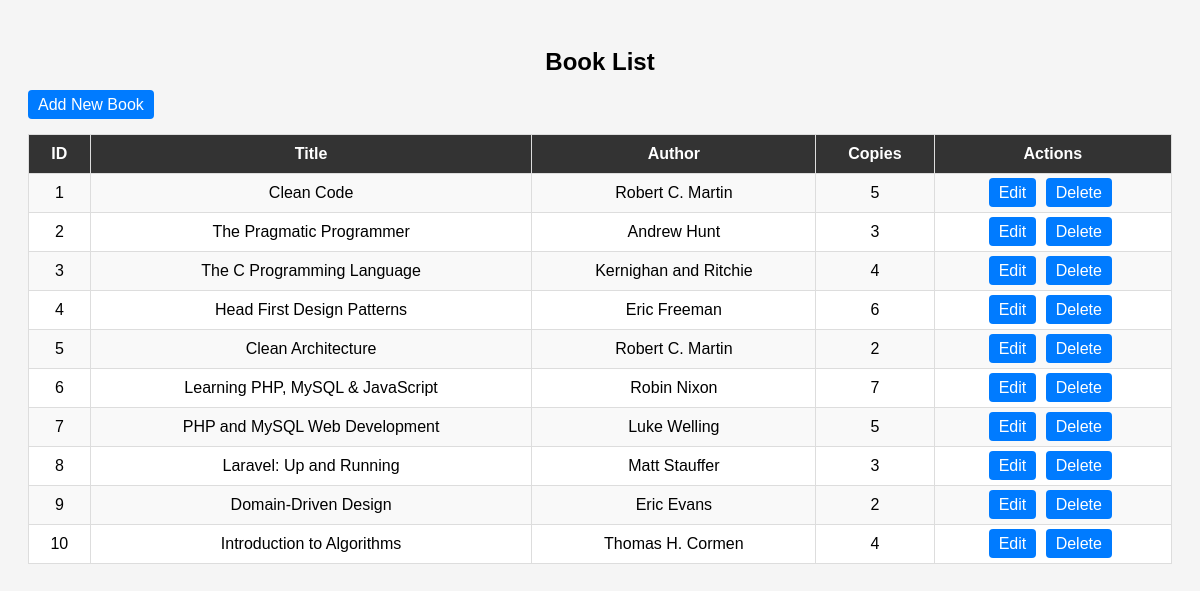
The page / on the database its author committed.
### tables this page shows
CREATE TABLE books (
    id INT AUTO_INCREMENT PRIMARY KEY,         
    isbn VARCHAR(20) UNIQUE NOT NULL,          
    title VARCHAR(150) NOT NULL,               
    author VARCHAR(100) NOT NULL,              
    publisher VARCHAR(100),                    
    publication_year INT,                      
    available_copies INT NOT NULL              
);

### index.php (the view, shortened to what this page needs)
<?php
include 'db.php';
$stmt = $conn->query("SELECT * FROM books");
$books = $stmt->fetchAll(PDO::FETCH_ASSOC);
?>
<!DOCTYPE html>
<html>
<head>
</head>
<body>
<h2>Book List</h2>
<a href="add.php">Add New Book</a>
<table>
<tr>
    <th>ID</th>
    <th>Title</th>
    <th>Author</th>
    <th>Copies</th>
    <th>Actions</th>
</tr>
<?php foreach ($books as $book): ?>
<tr>
    <td><?= $book['id'] ?></td>
    <td><?= $book['title'] ?></td>
    <td><?= $book['author'] ?></td>
    <td><?= $book['available_copies'] ?></td>
    <td>
        <a href="edit.php?id=<?= $book['id'] ?>">Edit</a>
        <a href="delete.php?id=<?= $book['id'] ?>" onclick="return confirm('Delete?')">Delete</a>
    </td>
</tr>
<?php endforeach; ?>
</table>
</body>
</html>

### index.php (style rules this page uses)
body { font-family: Arial; background: #f5f5f5; padding: 20px; }
h2 { text-align: center; }
a { text-decoration: none; color: white; padding: 6px 10px; background: #007bff; border-radius: 4px; margin-right: 5px; }
table { border-collapse: collapse; width: 100%; background: white; margin-top: 20px; }
th, td { padding: 10px; border: 1px solid #ddd; text-align: center; }
th { background: #333; color: white; }
tr:nth-child(even) { background: #f9f9f9; }

### rows shown on the page
books: id "1", title "Clean Code", author "Robert C. Martin", available_copies "5"
books: id "2", title "The Pragmatic Programmer", author "Andrew Hunt", available_copies "3"
books: id "3", title "The C Programming Language", author "Kernighan and Ritchie", available_copies "4"
books: id "4", title "Head First Design Patterns", author "Eric Freeman", available_copies "6"
books: id "5", title "Clean Architecture", author "Robert C. Martin", available_copies "2"
books: id "6", title "Learning PHP, MySQL & JavaScript", author "Robin Nixon", available_copies "7"
books: id "7", title "PHP and MySQL Web Development", author "Luke Welling", available_copies "5"
books: id "8", title "Laravel: Up and Running", author "Matt Stauffer", available_copies "3"
books: id "9", title "Domain-Driven Design", author "Eric Evans", available_copies "2"
books: id "10", title "Introduction to Algorithms", author "Thomas H. Cormen", available_copies "4"
